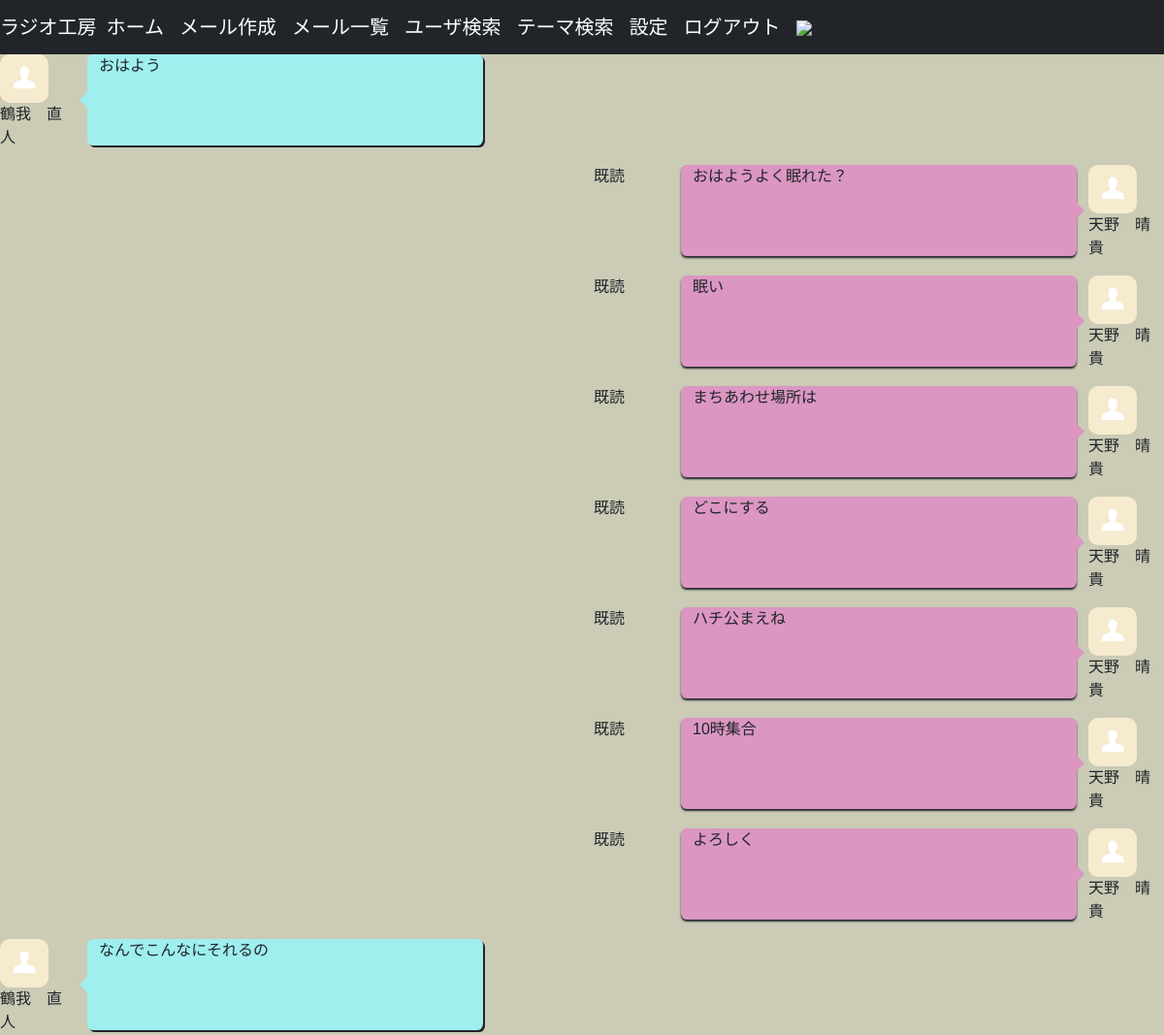
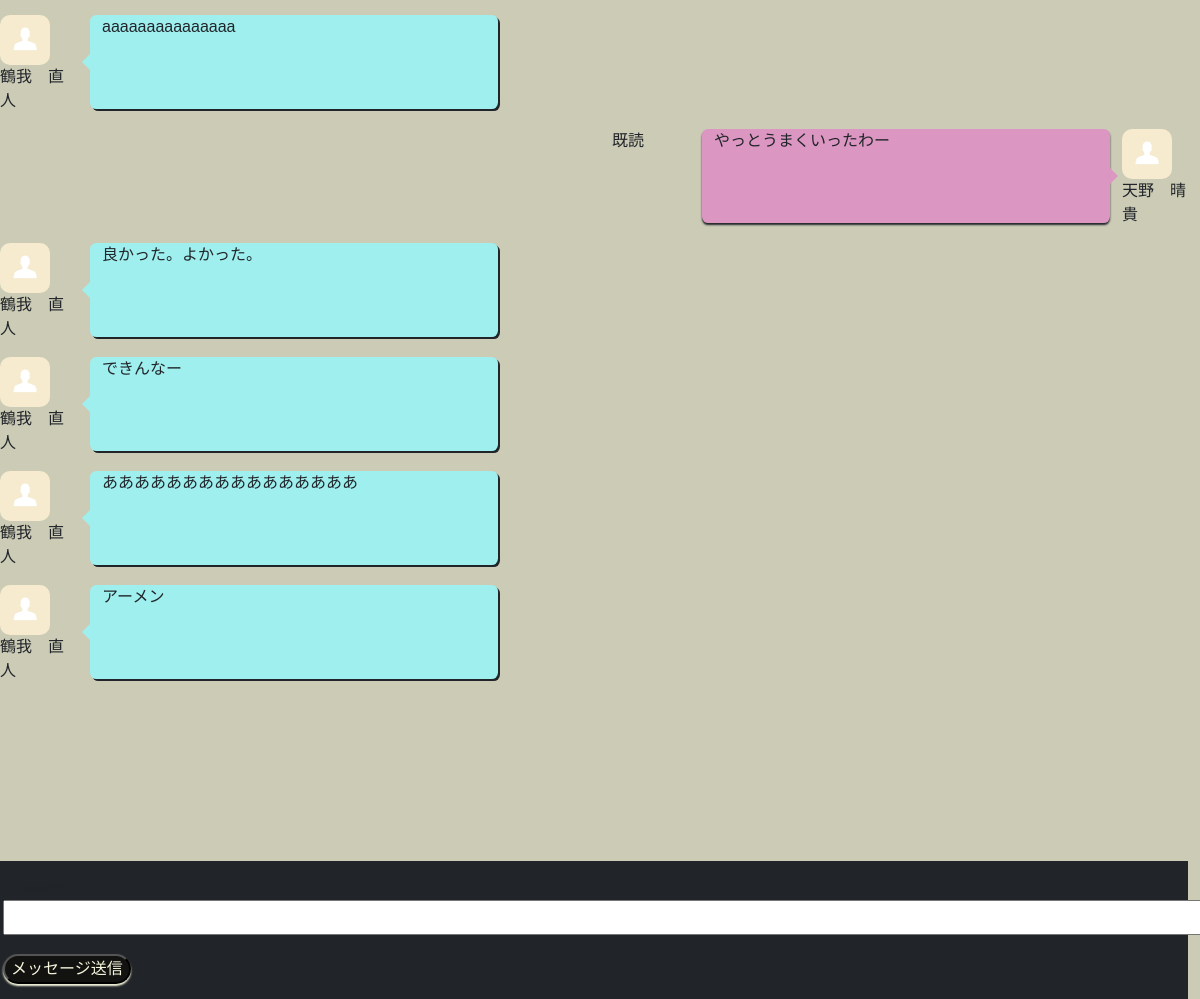
The app's page /message/17 (signed in) with its own data (2 pictures, top to bottom).
### flaskr/models.py (models this page shows, shortened)
class Message(db.Model):
    id = db.Column(db.Integer, primary_key=True)
    from_user_id = db.Column(
        db.Integer, db.ForeignKey('users.id'), index=True
    )
    to_user_id = db.Column(
        db.Integer, db.ForeignKey('users.id'), index=True
    )
    is_read = db.Column(
        db.Boolean, default=False
    )
    is_checked = db.Column(
        db.Boolean, default=False
    )
    message = db.Column(
        db.Text
    )
    create_at = db.Column(db.DateTime, default=datetime.now)
    update_at = db.Column(db.DateTime, default=datetime.now)
    @classmethod
    def get_friend_messages(cls, id1, id2):
        return cls.query.filter(
            or_(
                and_(
                    cls.from_user_id == id1,
                    cls.to_user_id == id2
                ),
                and_(
                    cls.from_user_id == id2,
                    cls.to_user_id == id1
                )
            )
        ).order_by(cls.id).all()
    @classmethod
    def update_is_read_by_ids(cls, ids):
        cls.query.filter(cls.id.in_(ids)).update(
            {'is_read': 1},
            synchronize_session='fetch'
        )

class User(UserMixin, db.Model):
    __tablename__ = 'users'
    id = db.Column(db.Integer, primary_key=True)
    username = db.Column(db.String(64), index=True)
    email = db.Column(db.String(64), unique=True, index=True)
    password = db.Column(
        db.String(128),
        default=generate_password_hash('snsflaskapp')
    )
    picture_path = db.Column(db.Text, default='no_image/no_image.jpg')
    is_active = db.Column(db.Boolean, unique=False, default=False)
    create_at = db.Column(db.DateTime, default=datetime.now)
    update_at = db.Column(db.DateTime, default=datetime.now)
    @classmethod
    def select_user_by_id(cls, id):
        return cls.query.get(id)

### flaskr/views.py (the view)
@bp.route('/message/<id>', methods=['GET', 'POST'])
@login_required
def message(id):
    print(id)  # デバッグ用に出力する例
    if not UserConnect.is_friend(id):
        return redirect(url_for('app.home'))
    form = MessageForm(request.form)
    messages = Message.get_friend_messages(current_user.get_id(), id)
    user = User.select_user_by_id(id)
    read_message_ids = [message.id for message in messages if (not message.is_read) and (message.from_user_id == int(id))]
    not_checked_message_ids = [message.id for message in messages if message.is_read and (not message.is_checked) and (message.from_user_id == int(current_user.get_id()))]
    if not_checked_message_ids:
        Message.update_is_checked_by_ids(not_checked_message_ids)
        db.session.commit()
    if read_message_ids:
        Message.update_is_read_by_ids(read_message_ids)
        db.session.commit()
    if request.method == 'POST' and form.validate():
        new_message = Message(current_user.get_id(), id, form.message.data)
        new_message.create_message()
        db.session.commit()
        return redirect(url_for('app.message', id=id))
    return render_template('message.html', form=form, messages=messages, to_user_id=id,
                           user=user
                          )

### flaskr/forms.py (shortened to what this page needs)
class MessageForm(Form):
    to_user_id = HiddenField()
    message = TextAreaField()
    submit = SubmitField('メッセージ送信')

### flaskr/models.py (called while the page is built)
@login_manager.user_loader
def load_user(user_id):
    return User.query.get(user_id)

    @classmethod
    def is_friend(cls, to_user_id):
        user = cls.query.filter(
            or_(
                and_(
                    UserConnect.from_user_id == current_user.get_id(),
                    UserConnect.to_user_id == to_user_id,
                    UserConnect.status == 2
                ),
                and_(
                    UserConnect.from_user_id == to_user_id,
                    UserConnect.to_user_id == current_user.get_id(),
                    UserConnect.status == 2
                )
            )
        ).first()
        return True if user else False

### flaskr/utils/template_filters.py (called while the page is built)
def replace_newline(text):
    wrapped_text = ''
    for i in range(len(text)//37+1):
        if len(text) <= 37:
            wrapped_text += text
        else:
            wrapped_text += text[:37] + '\n'
            text = text[37:]
            """\n => split"""
    return wrapped_text.split('\n')

### flaskr/templates/message.html (shortened to what this page needs)
{% from "_formhelpers.html" import render_field %}
{% extends "base.html" %}
{% block content %}
<div class="row">
    {% for message in messages %}
        {% if message.from_user_id == current_user.id %}
        <div id="self-message-tag{{message.id}}" class="col-lg-1 offset-lg-6 col-md-1 offset-md-2 col-sm-1 offset-sm-1 col-1">
            {% if message.is_checked %}
            <P>既読</P>
            {% endif %}
        </div>
        <div class="speech-bubble-self col-lg-4 colmd-8 col-sm-8 col-9">
            {% for splitted_message in message.message|replace_newline %}
            <p>{{splitted_message|urlize}}</p>
            {% endfor %}
        </div>
        <div class="col-lg-1 col-md-1 col-sm-2 col-2">
            {% if current_user.picture_path %}
            <img class="user-image-mini" src="{{url_for('static', filename=current_user.picture_path)}}">
            {% endif %}
            <p>{{current_user.username}}</p>
        </div>
        {% else %}
        <div class="col-lg-1 col-md-1 col-sm-2 col-2">
            {% if user.picture_path %}
            <img class="user-image-mini" src="{{url_for('static', filename=user.picture_path)}}">
            {% endif %}
            <p>{{user.username}}</p>
        </div>
        <div class="speech-bubble-dest col-lg-4 col-md-8 col-sm-8 col-9">
            {% for splitted_message in message.message|replace_newline %}
            <p>{{splitted_message|urlize}}</p>
            {% endfor %}
        </div>
        <div class="col-lg-7 col-md-3 col-sm-1 col-1"></div>
        {% endif %}
    {% endfor %}
        <div class="bottom-space"></div>
        <form class= "message-form bg-dark" method="POST">
            {{ render_field(form.message, cols="150", rows="1") }}
            {{ form.submit() }}
        </form>
</div>
{% endblock %}

### flaskr/static/css/style.css (style rules this page uses)
body { font-family: 'Noto Sans JP', sans-serif; background-color:rgb(203, 203, 182); }
.user-image-mini { width: 50px; height: 50px; border-radius: 10px; }
.speech-bubble-dest { position: relative; background: #9fefef; border-radius: .4em; margin-bottom: 20px; box-shadow: 2px 2px 0 0; }
.speech-bubble-dest:after { content: ''; position: absolute; left: 0; top: 50%; width: 0; height: 0; border: 8px solid transparent; border-right-color:#9fefef; border-left: 0; margin-top: -8px; margin-left: -8px; }
.speech-bubble-self { position: relative; background: #db96c2; border-radius: .4em; margin-bottom: 20px; box-shadow: 0 2px 2px 0; }
.speech-bubble-self:after { content: ''; position: absolute; right: 0; top: 50%; width: 0; height: 0; border: 8px solid transparent; border-left-color:#db96c2; border-right: 0; margin-top: -8px; margin-right: -8px; }
.bottom-space { padding-bottom: 300px; }
.message-form { position: fixed; bottom: 0; padding:15px; width: 100%; display:flex; align-items: center; flex-wrap: wrap; }
#message { height: 35px; margin-bottom: 4px; margin-right: 10px; }
#submit { color: beige; background-color: rgb(18, 18, 16); border-radius: 20px; box-shadow: 0 2px 2px 0; }

### records on screen
Message: picture_path (placeholder picture), message "おはよう"
User: username "鶴我 直人"
Message: is_checked "既読", message "おはようよく眠れた？", picture_path (placeholder picture)
User: username "天野 晴貴"
Message: is_checked "既読", message "眠い", picture_path (placeholder picture)
Message: is_checked "既読", message "まちあわせ場所は", picture_path (placeholder picture)
Message: is_checked "既読", message "どこにする", picture_path (placeholder picture)
Message: is_checked "既読", message "ハチ公まえね", picture_path (placeholder picture)
Message: is_checked "既読", message "10時集合", picture_path (placeholder picture)
Message: is_checked "既読", message "よろしく", picture_path (placeholder picture)
Message: picture_path (placeholder picture), message "なんでこんなにそれるの"
Message: picture_path (placeholder picture), message "aaaaaaaaaaaaaaa"
Message: is_checked "既読", message "やっとうまくいったわー", picture_path (placeholder picture)
Message: picture_path (placeholder picture), message "良かった。よかった。"
Message: picture_path (placeholder picture), message "できんなー"
Message: picture_path (placeholder picture), message "ああああああああああああああああ"
Message: picture_path (placeholder picture), message "アーメン"
